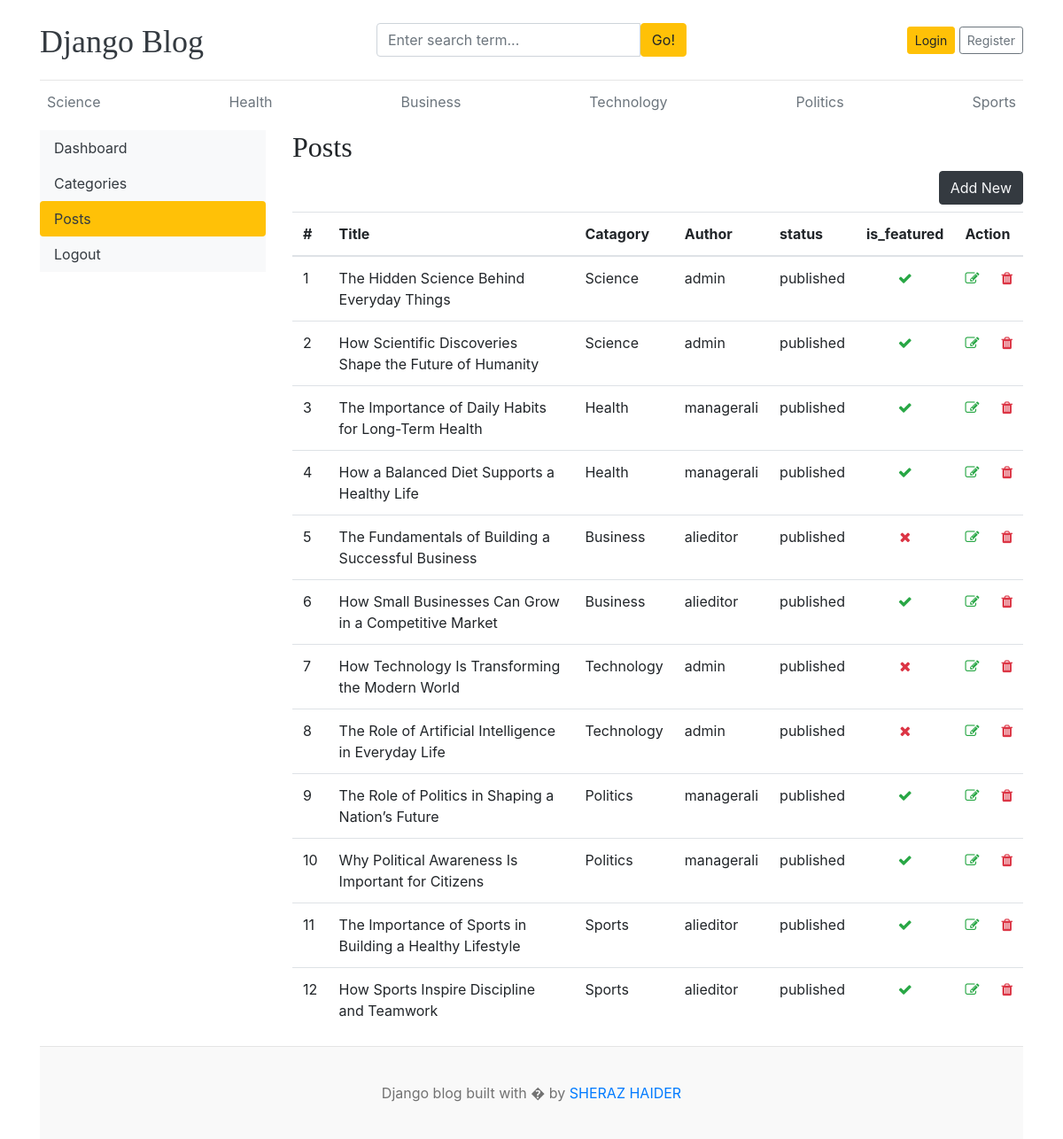
The app's page /dashboard/posts/ with its own data.
### blogs/models.py (models this page shows, shortened)
class Catagory(models.Model):
    catagory_name = models.CharField(max_length=50, unique=True)
    created_at = models.DateTimeField(auto_now_add=True)
    updated_at = models.DateTimeField(auto_now=True)
    class Meta:
        verbose_name_plural = "Catagories"
    def __str__(self):
        return self.catagory_name

class Blog(models.Model):
    title = models.CharField(max_length=200)
    slug = models.SlugField(max_length=200, unique=True, blank=True)
    catagory = models.ForeignKey(Catagory, on_delete=models.CASCADE)
    author = models.ForeignKey(User, on_delete=models.CASCADE)
    featured_image = models.ImageField(upload_to='uploads/%Y/%m/%d/')
    short_description = models.TextField(max_length=500)
    blog_body = models.TextField(max_length=5000)
    status = models.CharField(max_length=100, choices=STATUS_CHOICES, default='draft')
    is_featured = models.BooleanField(default=False)
    created_at = models.DateTimeField(auto_now_add=True)
    updated_at = models.DateTimeField(auto_now=True)

### dashboards/views.py (the view)
# urls.py: path('posts/', views.posts, name='posts'),
def posts(request):
    posts = Blog.objects.all()
    context = {
        "posts": posts,
    }
    return render(request, "dashboard/posts.html", context)

### blogs/context_processors.py (called while the page is built)
def get_catagories(request):
    catagories = Catagory.objects.all()
    return dict(catagories=catagories)

def get_social_links(request):
    social_links = SocialLink.objects.all()
    return dict(social_links=social_links)

### templates/dashboard/posts.html (shortened to what this page needs)
{% extends "base.html" %}
{% block content %}
<div class = 'row'>
{% include "dashboard/sidebar.html" %}
    <div class="col-md-9">
        <h2>Posts</h2>
        <a href="{% url 'add_post' %}" class= "btn btn-dark text-light float-right mb-2">Add New</a>
    <table class="table table-hover">
  <thead>
    <tr>
      <th>#</th>
      <th>Title</th>
      <th>Catagory</th>
      <th>Author</th>
      <th>status</th>
      <th>is_featured</th>
      <th>Action</th>
    </tr>
  </thead>
  <tbody>
    {% for post in posts %}
    <tr>
      <td>{{ forloop.counter }}</td>
      <td>{{ post.title }}</td>
      <td>{{ post.catagory }}</td>
      <td>{{ post.author }}</td>
      <td>{{ post.status }}</td>
      <td class="text-center">{% if post.is_featured %}<i class="fa fa-check text-success"></i>{% else %}<i class="fa fa-times text-danger"></i>{% endif %}</td>
      <td class="text-nowrap">
        <a href="{% url 'edit_post' post.id %}"><i class="fa fa-edit text-success"></i></a>
        <a href="{% url 'delete_post' post.id %}"><i class="fa fa-trash text-danger"></i></a>
      </td>
    </tr>
    {% endfor %}
  </tbody>
</table>
    </div>
</div>
{% endblock content %}

### templates/base.html (shortened to what this page needs)
{% load static %}
<!DOCTYPE html>
<html lang="en">
<head>
    <link href="https://getbootstrap.com/docs/4.0/dist/css/bootstrap.min.css" rel="stylesheet">
    <link href="{% static 'css/blog.css' %}" rel="stylesheet">
    <link rel="stylesheet" href="https://cdnjs.cloudflare.com/ajax/libs/font-awesome/4.7.0/css/font-awesome.min.css">
  </head>
<body>
    <div class="container">
      <header class="blog-header py-3">
        <div class="row flex-nowrap justify-content-between align-items-center">
          <div class="col-4 pt-1">
            <a class="blog-header-logo text-dark" href="/">Django Blog</a>
          </div>
          <div class="col-4">
            <form action="{% url 'search' %}" method="GET">
              <div class="input-group">
                        <input class="form-control" type="text" name="keyword" value="{{ keyword }}" placeholder="Enter search term..." aria-label="Enter search term..." aria-describedby="button-search" />
                        <button type="submit" class="btn btn-warning" id="button-search" type="button">Go!</button>
                    </div>
            </form>
          </div>
          <div class="col-4 d-flex justify-content-end align-items-center">
            {% if not user.is_authenticated %}
            <a class="btn btn-sm btn-warning" href="{% url 'login' %}">Login</a> &nbsp;
            <a class="btn btn-sm btn-outline-secondary" href="{% url 'register' %}">Register</a>
            {% else %}
            <span class="mr-2 btn btn-sm btn-outline-secondary"><a href="{% url 'dashboard' %}">Dashboard</a></span>
            &emsp;
            <a class="btn btn-sm btn-outline-secondary" href="{% url 'logout' %}">Logout</a>
            {% endif %}
          </div>
        </div>
      </header>
      <div class="nav-scroller py-1 mb-2">
        <nav class="nav d-flex justify-content-between">
            {% for cat in catagories %}
          <a class="p-2 text-muted" href="{% url 'posts_by_catagory' cat.id %}">{{ cat.catagory_name }}</a>
            {% endfor %}
        </nav>
      </div>
{% block content %}{% endblock content %}
<footer class="blog-footer">
  <p>Django blog built with � by <a href="#">SHERAZ HAIDER</a></p>
</footer>
</body>
</html>

### blog_main/static/css/blog.css (style rules this page uses)
.blog-header { border-bottom: 1px solid #e5e5e5; }
.blog-header-logo { font-family: "Playfair Display", Georgia, "Times New Roman", serif; font-size: 2.25rem; }
h1, h2, h3, h4, h5, h6 { font-family: "Playfair Display", Georgia, "Times New Roman", serif; }
.blog-footer { padding: 2.5rem 0; color: #727272; text-align: center; background-color: #f9f9f9; border-top: .05rem solid #e5e5e5; }
.blog-footer p:last-child { margin-bottom: 0; }

### records on screen
Catagory: catagory_name "Science"
Catagory: catagory_name "Health"
Catagory: catagory_name "Business"
Catagory: catagory_name "Technology"
Catagory: catagory_name "Politics"
Catagory: catagory_name "Sports"
Blog: title "The Hidden Science Behind Everyday Things", catagory "Science", author "admin", status "published", is_featured True (drawn)
Blog: title "How Scientific Discoveries Shape the Future of Humanity", catagory "Science", author "admin", status "published", is_featured True (drawn)
Blog: title "The Importance of Daily Habits for Long-Term Health", catagory "Health", author "managerali", status "published", is_featured True (drawn)
Blog: title "How a Balanced Diet Supports a Healthy Life", catagory "Health", author "managerali", status "published", is_featured True (drawn)
Blog: title "The Fundamentals of Building a Successful Business", catagory "Business", author "alieditor", status "published", is_featured False (drawn)
Blog: title "How Small Businesses Can Grow in a Competitive Market", catagory "Business", author "alieditor", status "published", is_featured True (drawn)
Blog: title "How Technology Is Transforming the Modern World", catagory "Technology", author "admin", status "published", is_featured False (drawn)
Blog: title "The Role of Artificial Intelligence in Everyday Life", catagory "Technology", author "admin", status "published", is_featured False (drawn)
Blog: title "The Role of Politics in Shaping a Nation’s Future", catagory "Politics", author "managerali", status "published", is_featured True (drawn)
Blog: title "Why Political Awareness Is Important for Citizens", catagory "Politics", author "managerali", status "published", is_featured True (drawn)
Blog: title "The Importance of Sports in Building a Healthy Lifestyle", catagory "Sports", author "alieditor", status "published", is_featured True (drawn)
Blog: title "How Sports Inspire Discipline and Teamwork", catagory "Sports", author "alieditor", status "published", is_featured True (drawn)
